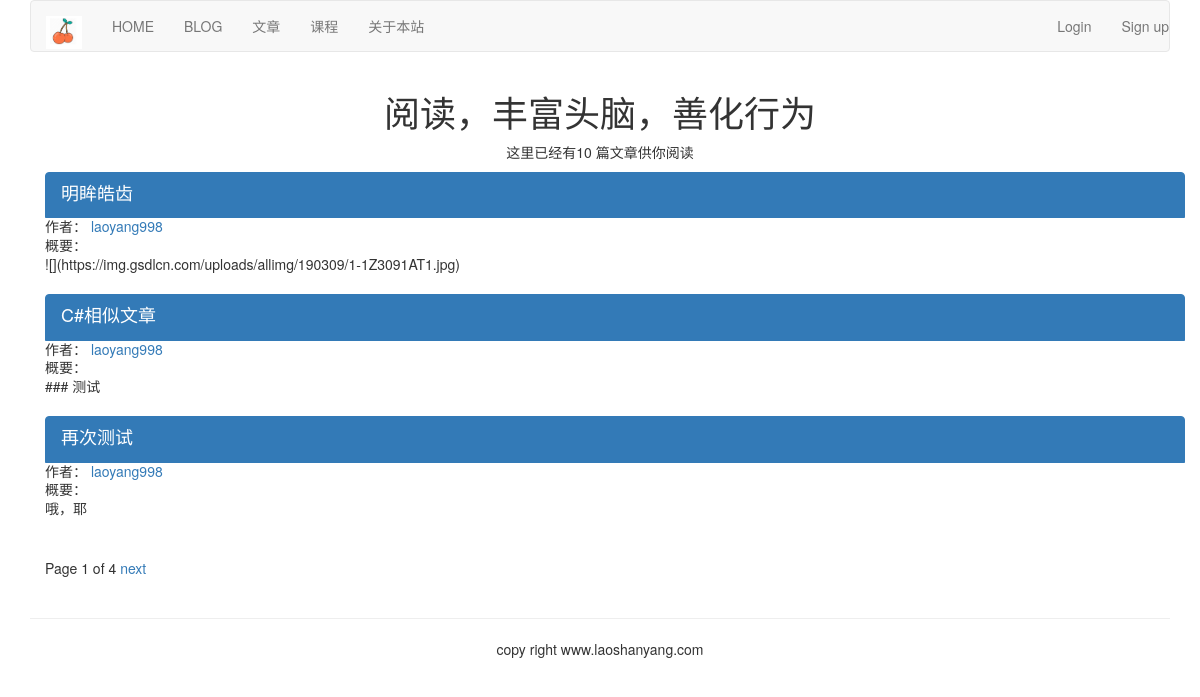
Page /article/list_article_titles on the committed database.
### article/models.py (models this page shows, shortened)
class ArticlePost(models.Model):
    author = models.ForeignKey(User, related_name='article', on_delete=models.CASCADE)
    title = models.CharField(max_length=200)
    slug = models.SlugField(max_length=500)
    column = models.ForeignKey(ArticleColumn, related_name='article_colum', on_delete=models.CASCADE)
    body = models.TextField()
    created = models.DateTimeField(default=timezone.now)
    update = models.DateTimeField(auto_now=True)
    users_like = models.ManyToManyField(User, related_name='articles_like', blank=True)
    article_views = models.IntegerField(default=0)
    article_tag=models.ManyToManyField(ArticleTag,related_name='article_tag',blank=True)
    class Meta:
        ordering = ('-update',)
        index_together = (('id', 'slug'),)
    def get_url_path(self):
        return reverse('article:list_article_detail', args=[self.id, self.slug])

### article/list_views.py (the view)
# urls.py: path('list_article_titles', list_views.article_titles, name='list_article_titles'),
def article_titles(request, username=None):
    if username:
        user = User.objects.get(username=username)
        article_title = ArticlePost.objects.filter(author=user)
        try:
            userinfo = user.userinfo
        except:
            userinfo = None
    else:
        article_title = ArticlePost.objects.all()
    paginator = Paginator(article_title, 3)
    page = request.GET.get('page')
    try:
        current_page = paginator.page(page)
        articles = current_page.object_list
    except PageNotAnInteger:
        current_page = paginator.page(1)
        articles = current_page.object_list
    except EmptyPage:
        current_page = paginator(paginator.num_pages)
        articles = current_page.object_list
    if username:
        return render(request, 'article/list/author_articles.html', {'articles': articles,
                                                                     'page': current_page,
                                                                     'userinfo': userinfo,
                                                                     'user': user})
    return render(request, 'article/list/article_titles.html', {'articles': articles,
                                                                'page': current_page})

### article/templatetags/article_tags.py (called while the page is built)
@register.simple_tag
def total_article():
    return ArticlePost.objects.count()

### templates/article/list/article_titles.html (shortened to what this page needs)
{% extends 'base.html' %}
{% load article_tags %}
{% block content %}
    <div class="row text-center vertical-middle-sm">
        <h1>阅读，丰富头脑，善化行为</h1>
        <p>这里已经有{% total_article %} 篇文章供你阅读</p>
    </div>
    <div class="container">
        {% for article in articles %}
            <div class="list-group">
                <a href=" {{ article.get_url_path }}" class="list-group-item active">
                    <h4 class="list-group-item-heading">{{ article.title }}</h4>
                </a>
                <p class="list-group-item-text">作者：
                    <a href="{% url 'article:author_articles' article.author.username %}">
                        {{ article.author.username }}</a></p>
                <p class="list-group-item-text">概要：{{ article.body|slice:'70'|linebreaks }}</p>
            </div>
        {% endfor %}
        {% include 'paginator.html' %}
    </div>
{% endblock %}

### rows in the picture
ArticlePost: title "明眸皓齿", author.username "laoyang998", body "![](https://img.gsdlcn.com/uploads/allimg/190309/1-1Z3091AT1.jpg)"
ArticlePost: title "C#相似文章", author.username "laoyang998", body "### 测试"
ArticlePost: title "再次测试", author.username "laoyang998", body "哦，耶"

### other values in the picture
{{ page.number }} "1"
{{ page.paginator.num_pages }} "4"
